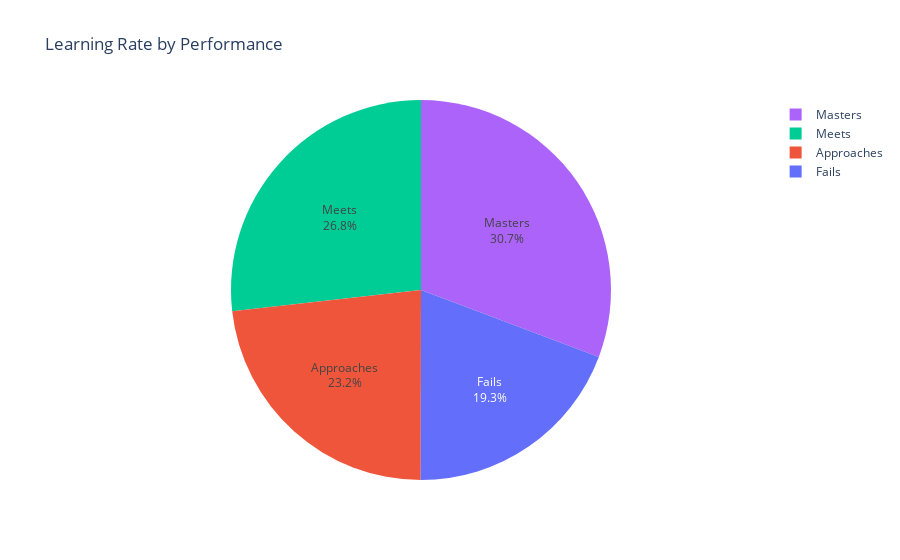

Source (notebook cell):
### Code cell
fig4 = px.pie(df_new, values='Learning Rate', names='STAAR Performance', 
              color='STAAR Performance', title='Learning Rate by Performance')

fig4.update_traces(textposition='inside', textinfo='percent+label')
fig4.show()

### Figure 1 — Plotly figure (JSON) as saved in the notebook; plotly's stock layout.template omitted (floating-point values rounded to 4 significant figures)
{"data": [{"customdata": [["Fails"], ["Approaches"], ["Meets"], ["Masters"]], "domain": {"x": [0, 1], "y": [0, 1]}, "hovertemplate": "STAAR Performance=%{customdata[0]}<br>Learning Rate=%{value}<extra></extra>", "labels": ["Fails", "Approaches", "Meets", "Masters"], "legendgroup": "", "marker": {"colors": ["#636efa", "#EF553B", "#00cc96", "#ab63fa"]}, "name": "", "showlegend": true, "textinfo": "percent+label", "textposition": "inside", "type": "pie", "values": [2.607, 3.134, 3.619, 4.152]}], "layout": {"legend": {"tracegroupgap": 0}, "title": {"text": "Learning Rate by Performance"}}}
